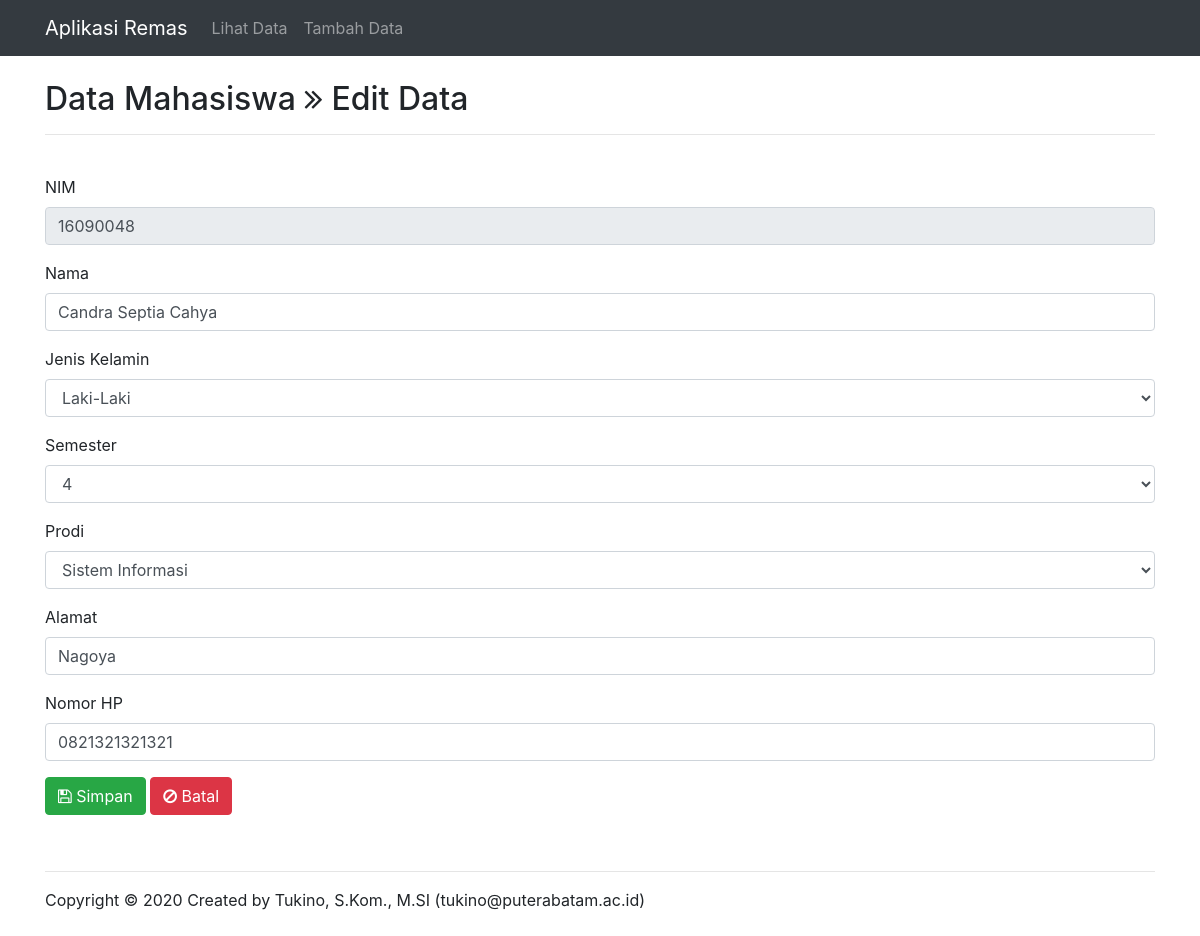
Page /edit.php?nim=16090048 on the committed database.
### tables this page shows
CREATE TABLE `mahasiswa` (
  `nim` varchar(8) NOT NULL,
  `nama` varchar(100) NOT NULL,
  `jenis_kelamin` varchar(9) NOT NULL,
  `semester` int(1) NOT NULL,
  `prodi` varchar(50) NOT NULL,
  `alamat` varchar(100) NOT NULL,
  `no_hp` varchar(13) NOT NULL
);

### edit.php (the view, shortened to what this page needs)
<!DOCTYPE html>
<html lang="en">
<head>
    <link rel="stylesheet" href="assets/css/bootstrap.min.css">
    <link rel="stylesheet" href="assets/font-awesome/css/font-awesome.min.css">
    <link rel="stylesheet" type="text/css" href="assets/css/bootstrap.css">
</head>
<body>
    <?php
        include ('header.php');
    ?>
    <?php
        if($_GET['nim']!=null){
            $nim        = $_GET['nim'];
            $koneksiObj = new Koneksi();
            $koneksi    = $koneksiObj->getKoneksi();
            $query = "select * from mahasiswa where nim='$nim'";
            $data = $koneksi->query($query);
        }
        if($data->num_rows <= 0){
            echo "Data tidak ditemukan!";
        } else{
            while($row = $data->fetch_assoc()){
                $nim           = $row['nim'];
                $nama          = $row['nama'];
                $jenis_kelamin = $row['jenis_kelamin'];
                $semester      = $row['semester'];
                $prodi         = $row['prodi'];
                $alamat        = $row['alamat'];
                $no_hp         = $row['no_hp'];
            }
        }
    ?>
    <div class="container">
            <br>
            <h2>Data Mahasiswa <i class="fa fa-angle-double-right"></i> Edit Data</h2>
            <hr>
            <br>
            <form class="form-horizontal" method="post" action="update.php">
                <div class="form-group">
                    <label for="nim">NIM</label>
                    <div>
                        <input type="text" class="form-control" id="nim" name="nim" placeholder="nim" value="<?php echo $nim;?>" readonly="true">
                    </div>
                </div>
                <div class="form-group">
                    <label for="nama">Nama</label>
                    <div>
                        <input type="text" class="form-control" id="nama" name="nama" placeholder="Nama" value="<?php echo $nama;?>">
                    </div>
                </div>
                <div class="form-group">
                    <label for="jenis_kelamin">Jenis Kelamin</label>
                    <div>
                        <select name="jenis_kelamin" class="form-control">
                            <option value="Laki-Laki" <?php echo $jenis_kelamin=='Laki-Laki'? 'selected':''; ?>>Laki-Laki</option>
                        </select>
                    </div>
                </div>
                <div class="form-group">
                    <label for="semester">Semester</label>
                    <div>
                        <select name="semester" class="form-control">
                            <?php
                                for($i=1;$i<=8;$i++){ ?>
                                    <option value="<?php echo $i;?>" <?php echo $semester==$i ? 'selected':'';?>><?php echo $i;?></option>
                            <?php  } ?>
                        </select>
                    </div>
                </div>
                <div class="form-group">
                    <label for="prodi">Prodi</label>
                    <div>
                        <select name="prodi" class="form-control">
                            <option value="Sistem Informasi" <?php echo $prodi=='Sistem Informasi' ? 'selected':'';?>>Sistem Informasi</option>
                        </select>
                    </div>
                </div>
                <div class="form-group">
                    <label for="alamat">Alamat</label>
                    <div>
                        <input type="text" class="form-control" id="alamat" name="alamat" placeholder="alamat" value="<?php echo $alamat;?>">
                    </div>
                </div>
                <div class="form-group">
                    <label for="no_hp">Nomor HP</label>
                    <div>
                        <input type="text" class="form-control" id="no_hp" name="no_hp" placeholder="no_hp" value="<?php echo $no_hp;?>" onkeypress="return hanyaAngka(event, false)"  maxlength="13">
                    </div>
                </div>
                <div class="form-group">
                    <div>
                        <button type="submit" class="btn btn-success"><i class="fa fa-save"></i> Simpan</button>
                        <a href="index.php" class="btn btn-danger"><i class="fa fa-ban"></i> Batal</a>
                    </div>
                </div>
            </form>
        </div>
    <?php
        include 'footer.php';
    ?>
</body>
</html>

### rows in the picture
mahasiswa: nim "16090048", nama "Candra Septia Cahya", jenis_kelamin "Laki-Laki", semester "4", prodi "Sistem Informasi", alamat "Nagoya", no_hp "0821321321321"
